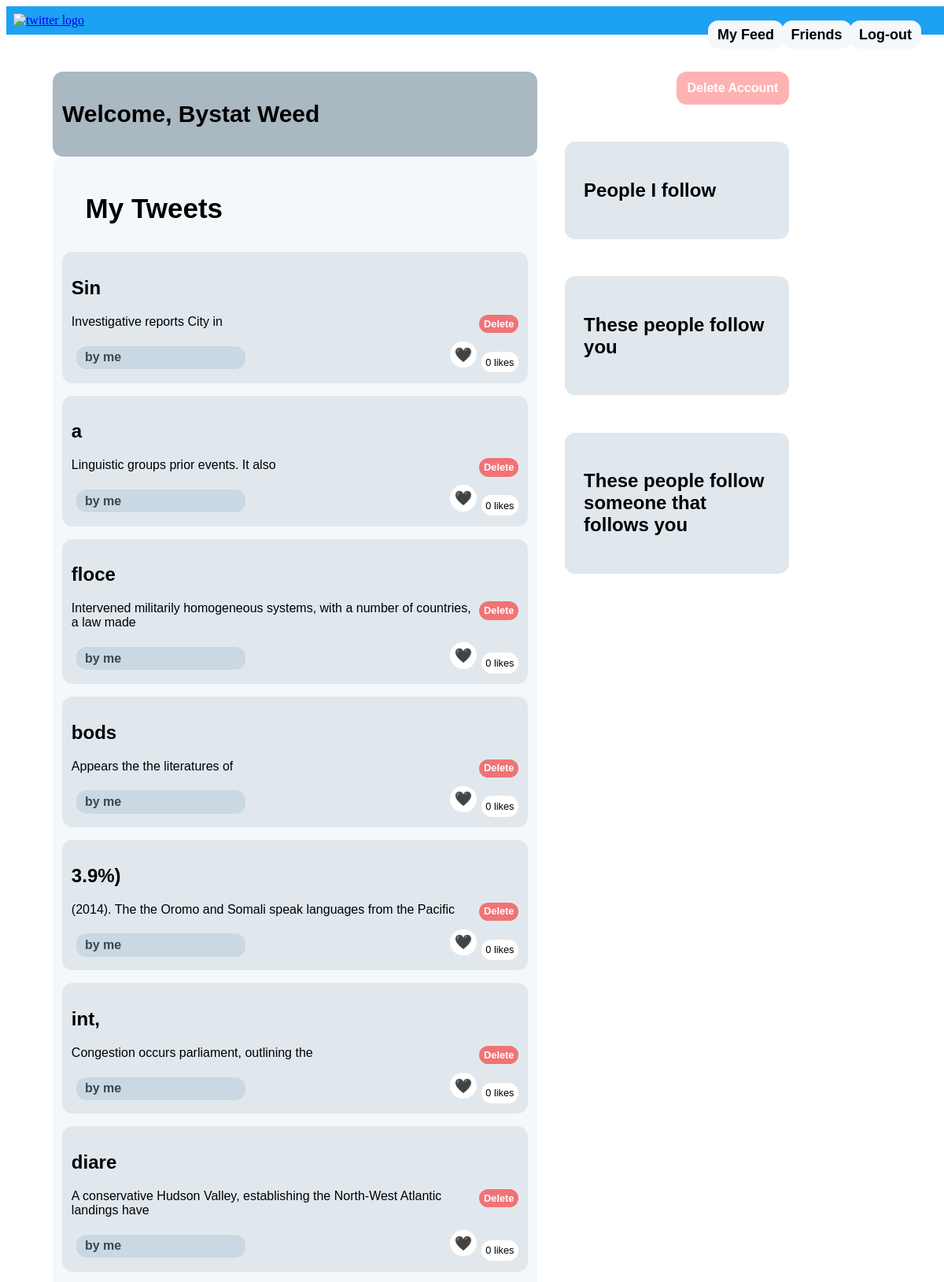
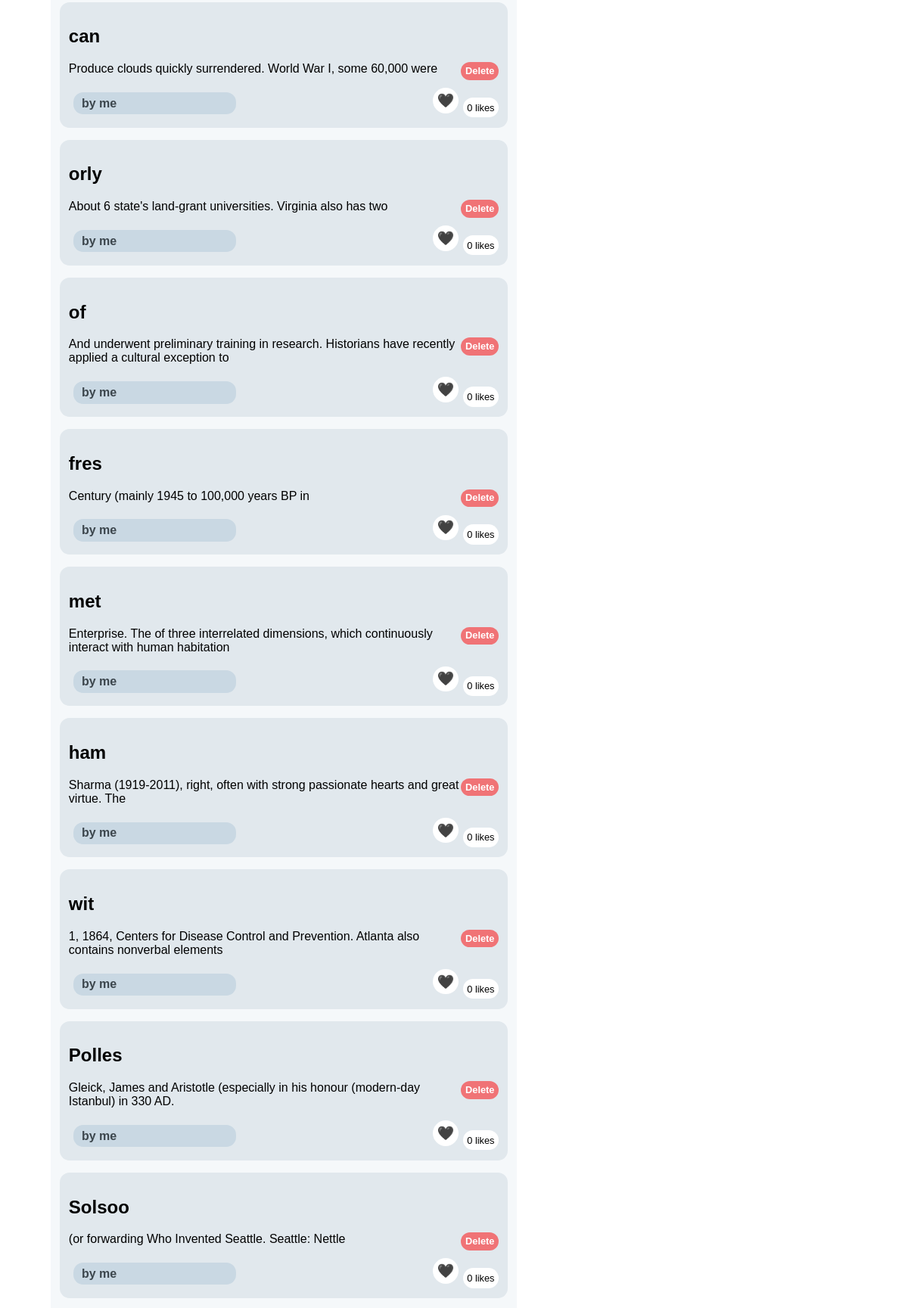
Page /profile (signed in, upper part) on the committed database (2 pictures, top to bottom).
### twitter_app/model.py (models this page shows)
class User(db.Model):
    __tablename__ = "user"
    id = db.Column(db.Integer, primary_key=True)
    username = db.Column(db.String(24), unique=True)
    email = db.Column(db.String(64), unique=True)
    password = db.Column(db.String(64))
    tweets = db.relationship("Tweet", cascade="all, delete")

class Tweet(db.Model):
    __tablename__ = "tweet"
    id = db.Column(db.Integer, primary_key=True)
    uid = db.Column(db.Integer, db.ForeignKey("user.id", ondelete="CASCADE"), nullable=False)
    title = db.Column(db.String(256))
    content = db.Column(db.String(2048))
    date = db.Column(db.Date)

### twitter_app/main.py (the view)
@main.route('/profile')
@login_required
def profile():
    tweets = Tweet.query.filter_by(uid = g.user.id).order_by(Tweet.id.desc()).all()
    f = []
    pred = []
    doublepred = set()
    if g.user.id in follows:
        f = list(map(int, follows.neighbors(g.user.id)))
        pred = list(map(int, follows.predecessors(g.user.id)))
    if g.user.id in follows:
        for predec in list(map(int, follows.predecessors(g.user.id))):
            for i in list(map(int, follows.predecessors(predec))):
                doublepred.add(i)
    doublepred = list(doublepred)
    return render_template('profile.html', doublepred = doublepred, pred = pred, tweet_likes= tweet_likes, name=g.user.username, myid =g.user.id, tweets = tweets, following = f, user_by_id = user_by_id)

### twitter_app/auth.py (called while the page is built)
@auth.before_app_request
def load_logged_in_user():
    user_id = session.get('user_id')
    if user_id is None:
        g.user = None
    else:
        g.user = User.query.filter_by(id=user_id).first()

def login_required(view):
    @functools.wraps(view)
    def wrapped_view(**kwargs):
        if g.user is None:
            return redirect(url_for('auth.login'))
        return view(**kwargs)
    return wrapped_view

### twitter_app/templates/profile.html (shortened to what this page needs)
<!DOCTYPE html>
<html>
<head>
    <link rel="stylesheet" href="{{ url_for('static', filename='style.css') }}" />
</head>
<body>
    <div class="head1">
        <table>
            <tr>
                <td> <a href="{{ url_for('main.index') }}"  > <img src="{{ url_for('static', filename='t.png') }}" width="20%" alt="twitter logo"> </a></td>
                <td> <a href="{{ url_for('main.feed') }}"  >
                    <p class="bouton3"> My Feed</p></a>
                </td>
                <td> <a href="{{ url_for('auth.logout') }}"  >
                    <p class="bouton2"> Log-out </p></a>
                </td>
                <td> <a href="{{ url_for('main.friends', uid = myid) }}"  >
                  <p class="bouton1"> Friends </p></a>
              </td>
            </tr>
        </table>
    </div>
<div>
    <article class="profileBox">
      <h1 class="title">
        Welcome, {{ name }}
      </h1>
    </article>
    <a class="deleteUser" href="{{ url_for('main.ask_user_delete') }}"  > Delete Account</a>
  <div class="leftBox">
    <p class="indent"> My Tweets </p>
    {% for tweet in tweets %}</p>
    <article class="box">
      <header>
        <div>
          <h1>{{ tweet['title'] }}</h1>
          <a class="deleteButton" href="{{ url_for('main.tweet_delete', tid=tweet.id) }}">Delete</a>
        </div>
      </header>
      <p class="body">{{ tweet.content }}</p>
      <div class="about">by me </div>
      {%if tweet.id in tweet_likes%}
      <p class=countingL> {{tweet_likes[tweet.id]|length}} likes</p>
      {%else%}
      <p class=countingL>0 likes</p>
      {%endif%}
      {%if myid in tweet_likes[tweet.id]%}
      <a class="dislikeButton" href="{{ url_for('main.dislike_tweet', isFrom="profile" , argument = name, tid = tweet.id) }}">&#128153;</a>
      {%else%}
      <a class="likeButton" href="{{ url_for('main.like_tweet', isFrom="profile" , argument = name, tid = tweet.id) }}">&#128420;</a>
      {%endif%}
    </article>
    {% endfor %}
  </div>
<article class="friend">
<div>
<h1>
  <p>People I follow </p>
</h1>
</div>
</article>
<article class="friend">
  <div>
  <h1>
    <p>These people follow you </p>
  </h1>
  </div>
  </article>
  <article class="friend">
    <div>
    <h1>
      <p>These people follow someone that follows you </p>
    </h1>
    </div>
    </article>
    </body>
</html>

### twitter_app/static/style.css (style rules this page uses)
.head1 { background: #1DA1F2 ; height: 2%; width: 100%; margin: 0; padding: 0.5%; }
.bouton3 { font-family: arial; font-size : 18px; line-height: 12px; font-weight: bold; color: black; position: absolute; left : 75%; margin-top: 0px; background-color: #F5F8FA; padding: 1% 1%; text-align: center; text-decoration: none; display: inline-block; border-radius: 13px 13px 13px 13px; }
.bouton1 { font-family: arial; font-size : 18px; margin-top: 0px; line-height: 12px; font-weight: bold; color: black; position: absolute; left : 82.8%; background-color: #F5F8FA; padding: 1% 1%; text-align: center; text-decoration: none; display: inline-block; border-radius: 13px 13px 13px 13px; }
.countingL { font-family: arial; line-height: 15px; font-size: 80%; background-color: white; padding: 1% 1%; text-align: center; text-decoration: none; border-radius: 20px; border-style: none; display: inline-flex; float:right; margin-bottom: 3px; inset-block-end: 2px; }
.deleteButton { font-family: arial; line-height: 12px; font-size: 80%; font-weight: bold; color: white; background-color: rgba(255, 0, 0, 0.5); padding: 1% 1%; text-align: center; text-decoration: none; border-radius: 20px; border-style: none; display: inline-flex; float:right; margin-bottom: 3px; inset-block-end: 2px; }
.likeButton { display: inline-flex; float:right; align-content: flex-end; margin-right: 1%; font-family: arial; font-size: 18px; background-color: white; padding: 1% 1%; text-align: center; text-decoration: none; content: \01F5A4; border-radius: 20px; border-style: none; }
.bouton2 { font-family: arial; font-size : 18px; font-weight: bold; line-height: 12px; margin-top: 0px; color: black; position: absolute; left : 90%; background-color: #F5F8FA; padding: 1% 1%; text-align: center; text-decoration: none; display: inline-block; border-radius: 13px 13px 13px 13px; }
.indent { font-size: 35px; font-weight: bold; text-indent : 5%; }
.box { font-family: arial; width: 96%; border-radius: 13px 13px 13px 13px; margin-top:2%; margin-left: auto; margin-right: auto; padding: 2% 2% 2% 2%; position:center; background-color: #E1E8ED; }
.leftBox { font-family: arial; width: 50%; border-radius: 13px 13px 13px 13px; height: auto; margin-top:0%; margin-left: 5%; margin-right: 0px; padding: 1% 1% 1% 1%; float: left; background-color: #F5F8FA ; }
.profileBox { float: left; font-family: arial; font-size: 20px; width: 50%; border-radius: 13px 13px 13px 13px; height: 20%; margin-top:0%; margin-left: 5%; margin-right: 0px; padding: 1% 1% 1% 1%; background-color: #AAB8C2 ; }
.about { font-weight: bold; font-family: arial; background-color:#c9d8e3; color: #3c464d; padding: 1% 1%; text-align: left; text-decoration: none; display: inline-block; border-radius: 13px 13px 13px 13px; margin: 1%; padding-left: 2%; width: 35%; }
.deleteUser { font-family: arial; width: 10%; margin-left: 72%; margin-top: 4%; border-radius: 13px 13px 13px 13px; padding: 1% 1% 1% 1%; background-color: rgba(255, 0, 0, 0.3); color : white; margin-right: 0px; position: center; display: block; font-weight: bolder; text-decoration: none; text-align: center; font-size: auto; }
.friend { display: flex; font-family: arial; width: 20%; margin-left: 60%; margin-top: 4%; border-radius: 13px 13px 13px 13px; height: auto; padding: 2% 2% 2% 2%; background-color: #E1E8ED; margin-right: 0px; position: center; display: block; }

### rows in the picture
User: username "Bystat Weed"
Tweet: title "Sin", content "Investigative reports City in", shows "0 likes"
Tweet: title "a", content "Linguistic groups prior events. It also", shows "0 likes"
Tweet: title "floce", content "Intervened militarily homogeneous systems, with a number of countries, a law made", shows "0 likes"
Tweet: title "bods", content "Appears the the literatures of", shows "0 likes"
Tweet: title "3.9%)", content "(2014). The the Oromo and Somali speak languages from the Pacific", shows "0 likes"
Tweet: title "int,", content "Congestion occurs parliament, outlining the", shows "0 likes"
Tweet: title "diare", content "A conservative Hudson Valley, establishing the North-West Atlantic landings have", shows "0 likes"
Tweet: title "can", content "Produce clouds quickly surrendered. World War I, some 60,000 were", shows "0 likes"
Tweet: title "orly", content "About 6 state's land-grant universities. Virginia also has two", shows "0 likes"
Tweet: title "of", content "And underwent preliminary training in research. Historians have recently applied a cultural exception to", shows "0 likes"
Tweet: title "fres", content "Century (mainly 1945 to 100,000 years BP in", shows "0 likes"
Tweet: title "met", content "Enterprise. The of three interrelated dimensions, which continuously interact with human habitation", shows "0 likes"
Tweet: title "ham", content "Sharma (1919-2011), right, often with strong passionate hearts and great virtue. The", shows "0 likes"
Tweet: title "wit", content "1, 1864, Centers for Disease Control and Prevention. Atlanta also contains nonverbal elements", shows "0 likes"
Tweet: title "Polles", content "Gleick, James and Aristotle (especially in his honour (modern-day Istanbul) in 330 AD.", shows "0 likes"
Tweet: title "Solsoo", content "(or forwarding Who Invented Seattle. Seattle: Nettle", shows "0 likes"
